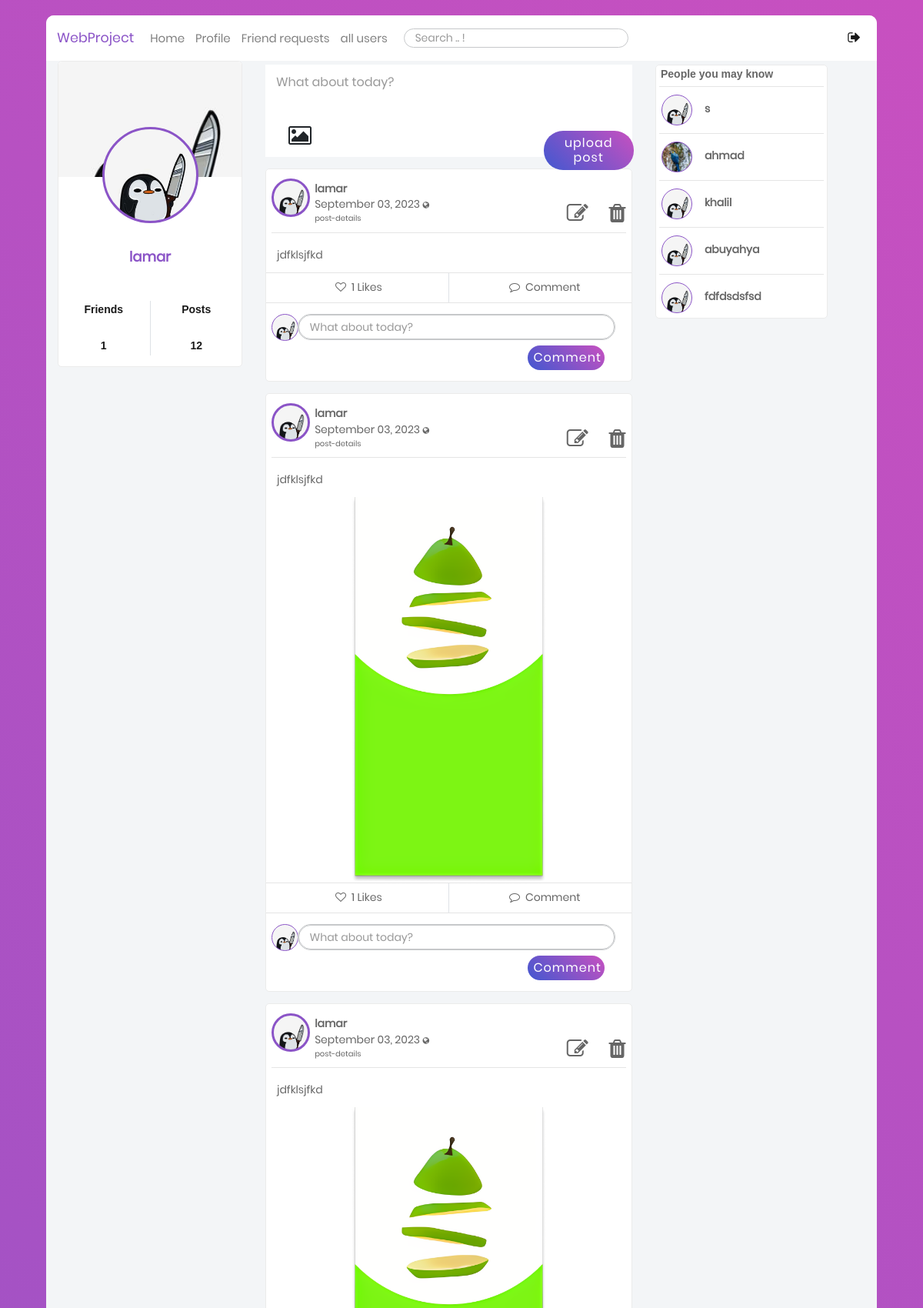
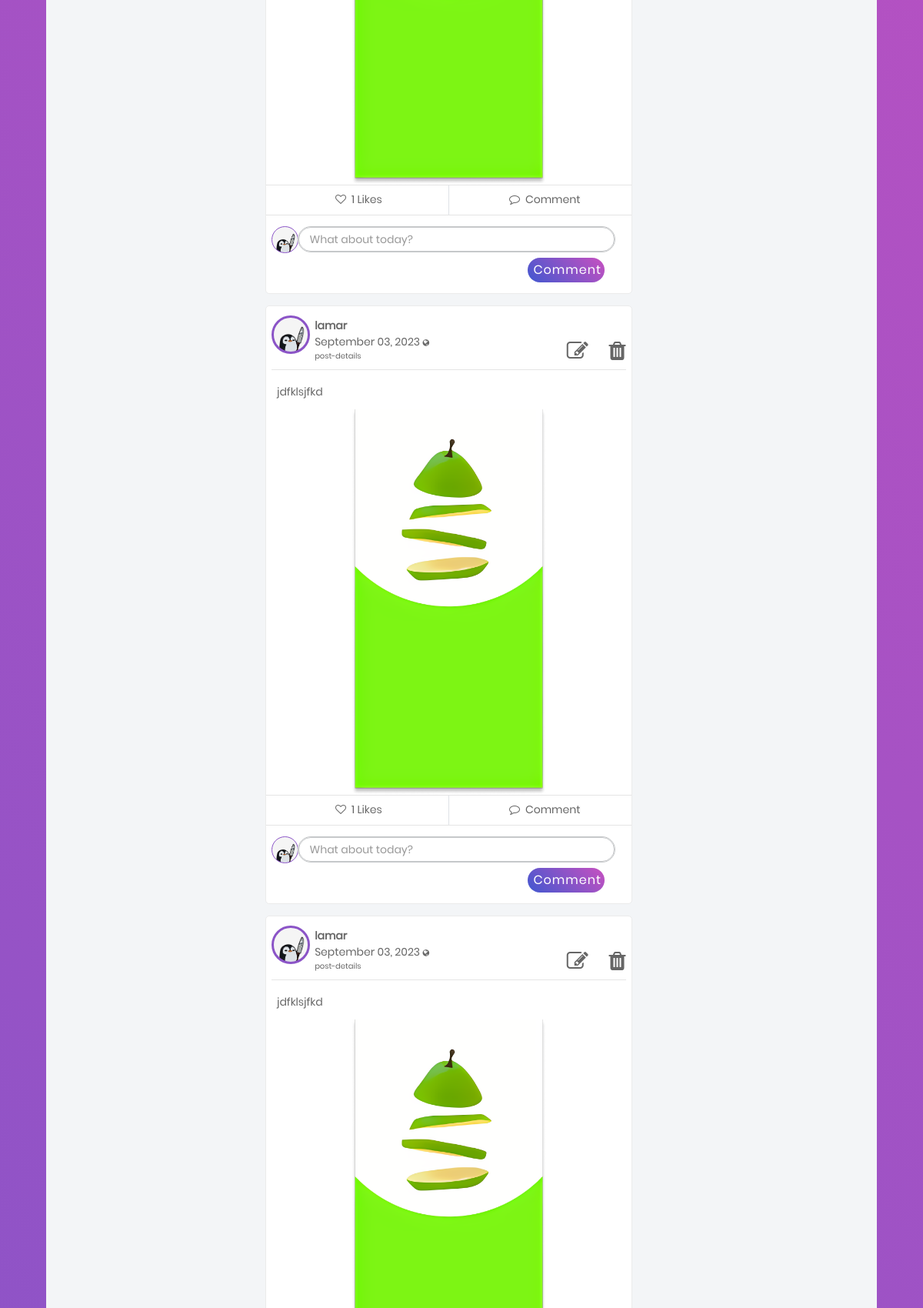
Page /blog/ (signed in, upper part) on the committed database (2 pictures, top to bottom).
### users/models.py (models this page shows, shortened)
class Profile(models.Model):
    user = models.OneToOneField(User, on_delete=models.CASCADE)
    image = models.ImageField(default='default.jpg', upload_to='profile_pics')
    bgimage = models.ImageField(default='default.jpg', upload_to='bg_pics')
    friends = models.ManyToManyField(User, blank=True, related_name='friends')
    slug = models.SlugField(unique=True,default=uuid.uuid1)
    forget_password_token= models.CharField(max_length=100)
    updated = models.DateTimeField( auto_now=True)
    created = models.DateTimeField( auto_now_add=True)
    objects = ProfileManager()
    def get_friends(self):
        return self.friends.all()
    def get_friends2(self):
        return self.user.friends.all()
    def get_friends_no(self):
        return self.friends.all().count()
    def get_posts_no(self):
        return self.posts.all().count()

### blog/models.py (models this page shows, shortened)
class Post(models.Model):
    content = models.TextField()
    date_posted = models.DateTimeField(default = timezone.now)
    author = models.ForeignKey(User,on_delete=models.CASCADE)
    post_image = models.ImageField(null=True, blank=True, upload_to="images/")
    liked = models.ManyToManyField(Profile, blank=True, related_name='likes')
    updated = models.DateTimeField( default = timezone.now)
    created = models.DateTimeField( default = timezone.now)
    author = models.ForeignKey(Profile, on_delete=models.CASCADE, related_name='posts')
    def num_likes(self):
        print(timezone.now)
        return self.liked.all().count()
    class Meta:
        ordering = ('-created',)

### blog/views.py (the view, shortened to what this page needs)
# urls.py: path('', views.home, name="blog-home"),
@login_required
def home(request):
    ordering = ["-date_posted"]
    profile = Profile.objects.get(user=request.user)
    nopro = Profile.objects.exclude(user=request.user)
    a = Profile.objects.all()
    a = set(a)
    b = set(profile.get_friends2())
    c = a.difference(b)
    p_form = PostModelForm()
    c_form = CommentModelForm()
    post_added = False
    context = {
        "posts": Post.objects.all().order_by("-date_posted"),
        "user": request.user,
        "pos": profile.get_posts_no,
        "im": Profile.objects.filter(user=request.user),
        "profile": profile,
        "friends": profile.get_friends(),
        "nofriend": c,
        "p_form": p_form,
        "c_form": c_form,
        "post_added": post_added,
    }
    return render(request, "blog/home.html", context)

### blog/templates/blog/home.html (shortened to what this page needs)
{% extends "blog/base.html" %} {% load static %}
    {% block content %}
    <div class="container mt-5" style="width: 75%;">
      <div class="row" style="width: 130%;">
        <div class="col-sm-6 mobile-hidden">
          <div
            style="
              background-color: white;
              padding-bottom: 2.25%;
              margin-bottom: 3%;
            "
            id="Post_form"
          >
           {% include 'blog/Post_form.html' %}
          </div>
          <div id="all_posts">
          {% include 'blog/post-list.html' %}
          </div>
        </div>
    {% if nofriend|length != 1  %}
        <div class="col-3 mobile-hidden">
          <div class="main-block">
            <div class="row">
              <div class="col pl-4">
                <p class="fs-14 font-cairo font-weight-600">
                  People you may know
                </p>
              </div>
            </div>
            {% for friend in nofriend %}
            {% if friend.user.username != user.username %}
            <hr class="m-1" />
            <div class="row">
              <div class="col-3">
                <div class="pt-2 pl-2 d-inline-block">
                  <div
                    class="Profile-Picture"
                    style="background: url('{{ friend.image.url }}');width: 40px;height: 40px;    border: 1.5px solid #8B54C7; "
                  ></div>
                </div>
              </div>
              <div class="col">
                <div class="UserName d-inline-block mt-3">
                  <p>
                    <a
                      href="{% url 'profile-detail-view' friend.slug %}"
                      class="font-weight-bold"
                      >{{ friend.user }}</a
                    >
                  </p>
                </div>
              </div>
            </div>
            {% endif %}
            {% endfor %}
            {% endif %}
          </div>
        </div>
      </div>
    </div>
    {% endblock content %}

### blog/templates/blog/base.html (shortened to what this page needs)
{% load static %}
<!DOCTYPE html>
<html class="no-js" lang="en">
  <head>
             <link
      rel="stylesheet"
      type="text/css"
      href="https://cdnjs.cloudflare.com/ajax/libs/semantic-ui/2.2.14/semantic.min.css"
    />
    <link
      rel="stylesheet"
      href="{% static 'blog/css/vendor/bootstrap.min.css' %} "
    />
    <link
      rel="stylesheet"
      href="{% static 'blog/css/vendor/font-awesome.min.css' %}"
    />
    <link rel="stylesheet" href="{% static 'blog/css/vendor/animate.css' %}" />
    <link
      rel="stylesheet"
      href="{% static 'blog/css/vendor/hamburgers.min.css' %}"
    />
    <link rel="stylesheet" href="{% static 'blog/css/util.css' %}" />
    <link rel="stylesheet" href="{% static 'blog/css/normalize.css' %}" />
    <link rel="stylesheet" href="{% static 'blog/css/main.css' %}" />
  </head>
  <body hx-headers = "{'X-CSRFToken' : '{{ csrf_token }}'} ">
    <div class="limiter">
      <div class="container-login100" style="align-items: flex-start;">
        <div class="wrap-main">
          <div class="container-fluid">
            <div class="row">
              <nav class="navbar navbar-expand-lg navbar-light bgwhite">
                <a
                  class="navbar-brand ProjectColor"
                  href="{% url 'blog-home' %}"
                  >WebProject</a
                >
                <div
                  class="collapse navbar-collapse"
                  id="navbarSupportedContent"
                >
                  <ul class="navbar-nav mr-auto">
                    <li class="nav-item ">
                      <a class="nav-link fs-15" href="{% url 'blog-home' %}"
                        >Home <span class="sr-only">(current)</span></a
                      >
                    </li>
                    <li class="nav-item">
                      <a class="nav-link fs-15" href="{% url 'profile' %}"
                        >Profile</a
                      >
                    </li>
                    <li class="nav-item">
                      <a
                        class="nav-link fs-15"
                        href="{% url 'my-invites-view' %}"
                        >Friend requests</a
                      >
                    </li>
                    <li class="nav-item">
                      <a
                        class="nav-link fs-15"
                        href="{% url 'all-profiles-view' %}"
                        >all users</a
                      >
                    </li>
                    <li class="nav-item pt-2 pl-3">
                      <form
                        action="{% url 'search' %}"
                        method="POST"
                        id="search"
                      >
                        <input
                          type="search"
                          name="searched"
                          class="p-1 fs-14 pl-3 input-border"
                          placeholder="Search .. !"
                        />
                      </form>
                    </li>
                  </ul>
                  <div class="form-inline my-2 my-lg-0">
                    <ul class="navbar-nav mr-auto">
                      <li class="nav-item active">
                        <a
                          class="nav-link fs-18"
                          href="{% url 'blog-logout' %}"
                          data-toggle="tooltip"
                          data-placement="top"
                          ><i class="fa fa-sign-out" aria-hidden="true"></i
                        ></a>
                      </li>
                    </ul>
                  </div>
                </div>
              </nav>
              <div class="col-sm-3 mobile-hidden">
          <div class="main-block">
            <div
              class="coverPicture"
              style="background: url('{{ user.profile.bgimage.url }}');"
            ></div>
            <div
              class="profilePicture"
              style="background: url('{{ user.profile.image.url }}');"
            ></div>
            <div class="FullName text-center fs-18 ProjectColor">
              {{ user }}
            </div>
            <div class="row statistic text-center fs-16 p-3">
              <div class="col">
                <p>Friends</p>
                <br />
                <p>{{ user.profile.get_friends_no }}</p>
              </div>
              <div class="col border-left">
                <p>Posts</p>
                <br />
                <p>{{ user.profile.get_posts_no }}</p>
              </div>
            </div>
          </div>
        </div>
        {% block content %} {% endblock content %}
            </div>
          </div>
        </div>
      </div>
    </div>
  </body>
</html>

### blog/templates/blog/post-list.html (shortened to what this page needs)
{% for post in posts %} {% if post.author.user in friends or post.author.user == user %}
<div class="main-block post-with-photo" id="post-list">
  <div class="Post-Box">
    <div class="header row">
      <div class="col-1" style="padding-right: 12.5%; padding-top: 1%;">
        <div class="pt-2 pl-2 d-inline-block">
          <div
            class="Profile-Picture"
            style="background: url('{{ post.author.image.url }}') "
          ></div>
        </div>
      </div>
    <div class="col-8 p-l-0">
        <div class="UserName d-inline-block mt-3" style="width: 144%">
          <div style="display: inline-block; width: 35%;">
            <p>
              <a
                href="{% url 'profile-detail-view' post.author.slug %}"
                class="font-weight-bold"
                >{{ post.author.user }}</a
              >
            </p>
            <p class="lh-1-2">
              {{ post.date_posted|date:"F d, Y" }}
              <i
                class="fa fa-globe fs-10"
                data-toggle="tooltip"
                data-placement="top"
                title="Public"
              ></i>
              <br />
              <a href=" {%url 'post-detail' post.id%} " class="fs-10"
                >post-details</a
              >
            </p>
          </div>
          <div style="display: inline; padding-left: 30%">
             {% if request.user == post.author.user %}
            <a href="{% url 'post-update' post.pk %}" style="padding: 5%"
              ><i class="fa fa-edit fa-2x"></i
            ></a>
            <a href="{% url 'post-delete' post.pk %}"
              ><i class="fa fa-trash fa-2x" aria-hidden="true"></i
            ></a>
            {% endif %}
          </div>
        </div>
      </div>
    </div>
    <hr class="m-2" />
    <div class="body row">
      <div class="details col">
        <p class="px-3" style="padding: 10px">{{ post.content }}</p>
      </div>
      {% if post.post_image %}
      <div style="text-align: center">
        <img
          src="{{ post.post_image.url }}"
          alt=""
          style="max-width: 50%; height: auto"
        />
      </div>
      {% endif %}
    </div>
    <hr class="mt-0 mb-0" />
    <div class="footer">
      <div class="row action-btn">
        <div class="col">
          {% include 'blog/Likes.html' %}
        </div>
        <div class="col border-left">
          <p class="py-2 footer-btn text-center">
            <i class="fa fa-comment-o" aria-hidden="true"></i>
              <span class="px-1"> Comment</span>
          </p>
        </div>
      </div>
      <hr class="mt-0 mb-2" />
      <div class="row comment-list" id="{{post.id}}">
        {% include 'blog/Comment_list.html' %}
      </div>
    </div>
  </div>
</div>
{% endif %} {% endfor %}

### blog/templates/blog/Likes.html (shortened to what this page needs)
<form hx-post="{% url 'like-post-view' %}" hx-target="#all_posts" >
            {% if profile not in post.liked.all %}
            <button
              style="
                background-color: transparent;
                border: none;
                box-shadow: none;
              "
              type="submit"
              id="like-button"
              value="{{post.id}}"
            >
              <p class="py-2 footer-btn" style="padding-left: 90px">
                <i class="fa fa-heart-o" aria-hidden="true"></i>
                <span class="px-1" id="like_count"> {{ post.num_likes }} Likes</span>
              </p>
            </button>
            {% endif %}
          </form>

### blog/templates/blog/Comment_list.html (shortened to what this page needs)
        <div class="add-comment col-12 pb-2">
          <div class="row">
            <div class="col-1" style="padding-right: 11%">
              <div class="pt-2 pl-2 d-inline-block">
                <div
                  class="Profile-Picture-Comment"
                  style="background: url('{{ user.profile.image.url }}'); "
                ></div>
              </div>
            </div>
            <div class="bruh-box col-10 pl-0">
              <div class="row pr-2 pt-2 pb-2 pl-0">
                <div class="col pl-0">
                  {% include 'blog/Comment_form.html' %}
                </div>
              </div>
            </div>
          </div>
        </div>

### blog/templates/blog/Comment_form.html (shortened to what this page needs)
<form hx-post="{% url 'blog-home' %}" hx-target="#all_posts"  action="" enctype="multipart/form-data" id="f" name="f">
                    <div
                      style="
                        border-radius: 25px;
                        border: 1px solid #c6c8ca;
                        width: 100%;
                      "
                    >
                      {{c_form}}
                    </div>
                    <div class="action p-2 pr-3">
                      <button
                        type="submit"
                        class="float-r p-2 fs-16 post"
                        name="submit_c_form"
                        style="width: 100px"
                      >
                        Comment
                      </button>
                    </div>
                  </form>

### rows in the picture
Post: author.image (placeholder picture), author.user "lamar", date_posted "September 03, 2023", content "jdfklsjfkd", num_likes "1", profile.image (placeholder picture)
Post: author.image (placeholder picture), author.user "lamar", date_posted "September 03, 2023", content "jdfklsjfkd", post_image (picture), num_likes "1", profile.image (placeholder picture)
Post: author.image (placeholder picture), author.user "lamar", date_posted "September 03, 2023", content "jdfklsjfkd", post_image (picture), num_likes "1", profile.image (placeholder picture)
Post: author.image (placeholder picture), author.user "lamar", date_posted "September 03, 2023", content "jdfklsjfkd", post_image (picture), num_likes "1", profile.image (placeholder picture)
Post: author.image (placeholder picture), author.user "lamar", date_posted "September 03, 2023", content "jdfklsjfkd", post_image (picture)
Profile: image (placeholder picture), user "s"
Profile: image (picture), user "ahmad"
Profile: image (placeholder picture), user "khalil"
Profile: image (placeholder picture), user "abuyahya"
Profile: image (placeholder picture), user "fdfdsdsfsd"

### other values in the picture
{{ user }} "lamar"
{{ user.profile.get_friends_no }} "1"
{{ user.profile.get_posts_no }} "12"
